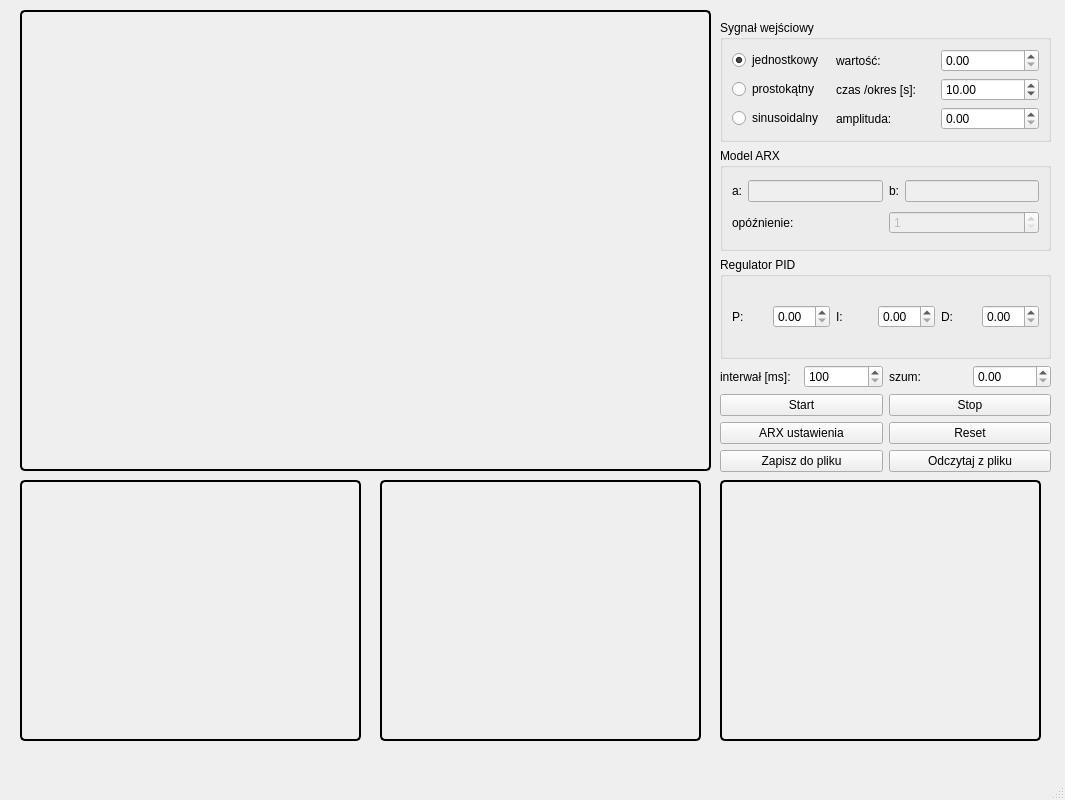
<?xml version="1.0" encoding="UTF-8"?>
<ui version="4.0">
 <class>MainWindow</class>
 <widget class="QMainWindow" name="MainWindow">
  <property name="geometry">
   <rect>
    <x>0</x>
    <y>0</y>
    <width>1065</width>
    <height>800</height>
   </rect>
  </property>
  <property name="minimumSize">
   <size>
    <width>1065</width>
    <height>800</height>
   </size>
  </property>
  <property name="maximumSize">
   <size>
    <width>1065</width>
    <height>800</height>
   </size>
  </property>
  <property name="windowTitle">
   <string>MainWindow</string>
  </property>
  <widget class="QWidget" name="centralwidget">
   <widget class="QWidget" name="chartWidget" native="true">
    <property name="geometry">
     <rect>
      <x>20</x>
      <y>10</y>
      <width>691</width>
      <height>461</height>
     </rect>
    </property>
    <property name="autoFillBackground">
     <bool>false</bool>
    </property>
    <property name="styleSheet">
     <string notr="true">border: 2px solid black;
border-radius: 5px;
</string>
    </property>
   </widget>
   <widget class="QWidget" name="widgetPID" native="true">
    <property name="geometry">
     <rect>
      <x>380</x>
      <y>480</y>
      <width>321</width>
      <height>261</height>
     </rect>
    </property>
    <property name="autoFillBackground">
     <bool>false</bool>
    </property>
    <property name="styleSheet">
     <string notr="true">border: 2px solid black;
border-radius: 5px;
</string>
    </property>
   </widget>
   <widget class="QWidget" name="chartWidgetError" native="true">
    <property name="geometry">
     <rect>
      <x>20</x>
      <y>480</y>
      <width>341</width>
      <height>261</height>
     </rect>
    </property>
    <property name="autoFillBackground">
     <bool>false</bool>
    </property>
    <property name="styleSheet">
     <string notr="true">border: 2px solid black;
border-radius: 5px;
</string>
    </property>
   </widget>
   <widget class="QWidget" name="widgetWartoscSterowania" native="true">
    <property name="geometry">
     <rect>
      <x>720</x>
      <y>480</y>
      <width>321</width>
      <height>261</height>
     </rect>
    </property>
    <property name="autoFillBackground">
     <bool>false</bool>
    </property>
    <property name="styleSheet">
     <string notr="true">border: 2px solid black;
border-radius: 5px;

</string>
    </property>
   </widget>
   <widget class="QWidget" name="layoutWidget">
    <property name="geometry">
     <rect>
      <x>720</x>
      <y>20</y>
      <width>331</width>
      <height>452</height>
     </rect>
    </property>
    <layout class="QVBoxLayout" name="verticalLayout">
     <item>
      <widget class="QGroupBox" name="groupBoxSignal">
       <property name="title">
        <string>Sygnał wejściowy</string>
       </property>
       <layout class="QGridLayout" name="gridLayout">
        <item row="0" column="0">
         <widget class="QRadioButton" name="radioButtonUnit">
          <property name="text">
           <string>jednostkowy</string>
          </property>
          <property name="checked">
           <bool>true</bool>
          </property>
         </widget>
        </item>
        <item row="0" column="1">
         <widget class="QLabel" name="labelValue">
          <property name="text">
           <string>wartość:</string>
          </property>
         </widget>
        </item>
        <item row="0" column="2">
         <widget class="QDoubleSpinBox" name="doubleSpinBoxValue">
          <property name="singleStep">
           <double>0.100000000000000</double>
          </property>
         </widget>
        </item>
        <item row="1" column="0">
         <widget class="QRadioButton" name="radioButtonRect">
          <property name="text">
           <string>prostokątny</string>
          </property>
         </widget>
        </item>
        <item row="1" column="1">
         <widget class="QLabel" name="labelTime">
          <property name="text">
           <string>czas /okres [s]:</string>
          </property>
         </widget>
        </item>
        <item row="1" column="2">
         <widget class="QDoubleSpinBox" name="doubleSpinBoxTime">
          <property name="minimum">
           <double>0.250000000000000</double>
          </property>
          <property name="maximum">
           <double>99000.000000000000000</double>
          </property>
          <property name="singleStep">
           <double>0.100000000000000</double>
          </property>
          <property name="value">
           <double>10.000000000000000</double>
          </property>
         </widget>
        </item>
        <item row="2" column="0">
         <widget class="QRadioButton" name="radioButtonSinus">
          <property name="text">
           <string>sinusoidalny</string>
          </property>
         </widget>
        </item>
        <item row="2" column="1">
         <widget class="QLabel" name="labelAmplitude">
          <property name="text">
           <string>amplituda:</string>
          </property>
         </widget>
        </item>
        <item row="2" column="2">
         <widget class="QDoubleSpinBox" name="doubleSpinBoxSinusAmp">
          <property name="singleStep">
           <double>0.100000000000000</double>
          </property>
         </widget>
        </item>
       </layout>
      </widget>
     </item>
     <item>
      <widget class="QGroupBox" name="groupBoxARX">
       <property name="title">
        <string>Model ARX</string>
       </property>
       <layout class="QGridLayout" name="gridLayout_2">
        <item row="0" column="0">
         <widget class="QLabel" name="labelA">
          <property name="text">
           <string>a:</string>
          </property>
         </widget>
        </item>
        <item row="0" column="1">
         <widget class="QLineEdit" name="lineEditA">
          <property name="enabled">
           <bool>false</bool>
          </property>
          <property name="text">
           <string/>
          </property>
         </widget>
        </item>
        <item row="0" column="2">
         <widget class="QLabel" name="labelB">
          <property name="text">
           <string>b:</string>
          </property>
         </widget>
        </item>
        <item row="0" column="3">
         <widget class="QLineEdit" name="lineEditB">
          <property name="enabled">
           <bool>false</bool>
          </property>
          <property name="text">
           <string/>
          </property>
         </widget>
        </item>
        <item row="1" column="0" colspan="2">
         <widget class="QLabel" name="labelK">
          <property name="text">
           <string>opóźnienie:</string>
          </property>
         </widget>
        </item>
        <item row="1" column="2" colspan="2">
         <widget class="QSpinBox" name="spinBoxK">
          <property name="enabled">
           <bool>false</bool>
          </property>
          <property name="minimum">
           <number>1</number>
          </property>
         </widget>
        </item>
       </layout>
      </widget>
     </item>
     <item>
      <widget class="QGroupBox" name="groupBoxPID">
       <property name="title">
        <string>Regulator PID</string>
       </property>
       <layout class="QGridLayout" name="gridLayout_3">
        <item row="0" column="2">
         <widget class="QLabel" name="labelI">
          <property name="text">
           <string>I:</string>
          </property>
         </widget>
        </item>
        <item row="0" column="1">
         <widget class="QDoubleSpinBox" name="doubleSpinBoxP">
          <property name="singleStep">
           <double>0.100000000000000</double>
          </property>
         </widget>
        </item>
        <item row="0" column="4">
         <widget class="QLabel" name="labelD">
          <property name="text">
           <string>D:</string>
          </property>
         </widget>
        </item>
        <item row="0" column="0">
         <widget class="QLabel" name="labelP">
          <property name="text">
           <string>P:</string>
          </property>
         </widget>
        </item>
        <item row="0" column="3">
         <widget class="QDoubleSpinBox" name="doubleSpinBoxI">
          <property name="singleStep">
           <double>0.100000000000000</double>
          </property>
         </widget>
        </item>
        <item row="0" column="5">
         <widget class="QDoubleSpinBox" name="doubleSpinBoxD">
          <property name="singleStep">
           <double>0.100000000000000</double>
          </property>
         </widget>
        </item>
       </layout>
      </widget>
     </item>
     <item>
      <layout class="QGridLayout" name="gridLayout_4">
       <item row="0" column="0">
        <widget class="QLabel" name="labelInterval">
         <property name="text">
          <string>interwał [ms]:</string>
         </property>
        </widget>
       </item>
       <item row="0" column="1">
        <widget class="QSpinBox" name="spinBoxInterval">
         <property name="minimum">
          <number>100</number>
         </property>
         <property name="maximum">
          <number>2000</number>
         </property>
        </widget>
       </item>
       <item row="0" column="2">
        <widget class="QLabel" name="labelNoise">
         <property name="text">
          <string>szum:</string>
         </property>
        </widget>
       </item>
       <item row="0" column="3">
        <widget class="QDoubleSpinBox" name="doubleSpinBoxNoise">
         <property name="singleStep">
          <double>0.010000000000000</double>
         </property>
        </widget>
       </item>
      </layout>
     </item>
     <item>
      <layout class="QGridLayout" name="gridLayout_5">
       <item row="0" column="0">
        <widget class="QPushButton" name="pushButtonStart">
         <property name="text">
          <string>Start</string>
         </property>
        </widget>
       </item>
       <item row="0" column="1">
        <widget class="QPushButton" name="pushButtonStop">
         <property name="text">
          <string>Stop</string>
         </property>
        </widget>
       </item>
       <item row="1" column="1">
        <widget class="QPushButton" name="pushButtonReset">
         <property name="text">
          <string>Reset</string>
         </property>
        </widget>
       </item>
       <item row="2" column="1">
        <widget class="QPushButton" name="pushButtonLoad">
         <property name="text">
          <string>Odczytaj z pliku</string>
         </property>
        </widget>
       </item>
       <item row="1" column="0">
        <widget class="QPushButton" name="pushButtonARX">
         <property name="text">
          <string>ARX ustawienia</string>
         </property>
        </widget>
       </item>
       <item row="2" column="0">
        <widget class="QPushButton" name="pushButtonSave">
         <property name="text">
          <string>Zapisz do pliku</string>
         </property>
        </widget>
       </item>
      </layout>
     </item>
    </layout>
   </widget>
  </widget>
  <widget class="QMenuBar" name="menubar">
   <property name="geometry">
    <rect>
     <x>0</x>
     <y>0</y>
     <width>1065</width>
     <height>37</height>
    </rect>
   </property>
  </widget>
  <widget class="QStatusBar" name="statusbar"/>
 </widget>
 <resources/>
 <connections/>
</ui>
